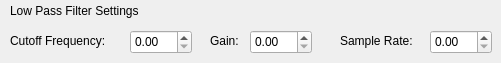
       <widget class="QWidget" name="page_19">
        <widget class="QLabel" name="label_44">
         <property name="geometry">
          <rect>
           <x>10</x>
           <y>0</y>
           <width>251</width>
           <height>21</height>
          </rect>
         </property>
         <property name="text">
          <string>Low Pass Filter Settings</string>
         </property>
        </widget>
        <widget class="QDoubleSpinBox" name="pipelineTool_lowPassFilterCutoffFrequencySpinBox">
         <property name="geometry">
          <rect>
           <x>130</x>
           <y>30</y>
           <width>62</width>
           <height>24</height>
          </rect>
         </property>
        </widget>
        <widget class="QLabel" name="label_57">
         <property name="geometry">
          <rect>
           <x>10</x>
           <y>30</y>
           <width>121</width>
           <height>21</height>
          </rect>
         </property>
         <property name="text">
          <string>Cutoff Frequency:</string>
         </property>
        </widget>
        <widget class="QDoubleSpinBox" name="pipelineTool_lowPassFilterSampleRateSpinBox">
         <property name="geometry">
          <rect>
           <x>430</x>
           <y>30</y>
           <width>62</width>
           <height>24</height>
          </rect>
         </property>
        </widget>
        <widget class="QLabel" name="label_69">
         <property name="geometry">
          <rect>
           <x>340</x>
           <y>30</y>
           <width>91</width>
           <height>21</height>
          </rect>
         </property>
         <property name="text">
          <string>Sample Rate:</string>
         </property>
        </widget>
        <widget class="QDoubleSpinBox" name="pipelineTool_lowPassFilterGainSpinBox">
         <property name="geometry">
          <rect>
           <x>250</x>
           <y>30</y>
           <width>62</width>
           <height>24</height>
          </rect>
         </property>
        </widget>
        <widget class="QLabel" name="label_74">
         <property name="geometry">
          <rect>
           <x>210</x>
           <y>30</y>
           <width>41</width>
           <height>21</height>
          </rect>
         </property>
         <property name="text">
          <string>Gain:</string>
         </property>
        </widget>
       </widget>
